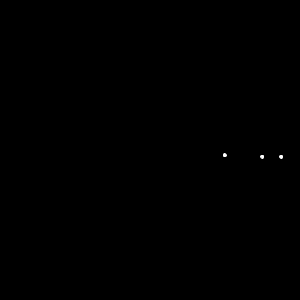
Frame 1 (no input)
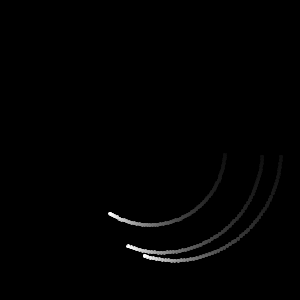
Frame 60 (the mouse pressed at the canvas centre just before this capture)
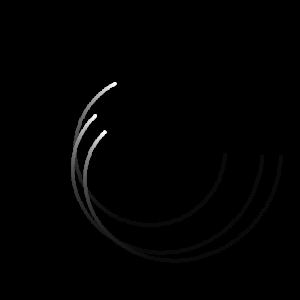
Frame 120 (the mouse held since frame 60 and released just before this capture)

The Processing sketch that drew these frames (run headless with seeded random() and noise(); from frame 60 on, the mouse is pressed at the canvas centre):

// Processing sketch: roattotototor
// ── roattotototor.pde
ArrayList<Rotator> rotators = new ArrayList<Rotator>();

void setup() {
  size(300, 300);
  Rotator parent = null;
  float cx, cy,r, ai, a;
  cx = width / 2;
  cy = height / 2;
  r = width / 4;
  a = 0;
  ai = TWO_PI / 180;
  
  for (int i = 0; i < 3; i++) {
    
    Rotator rot = new Rotator(cx, cy, r, a, ai, parent);
    rotators.add(rot);
    parent = rot;
    cx = rot.x;
    cy = rot.y;
    r *= 0.5;
    ai *= 0.5;
    
  }
  background(0);

}

void draw() {
  noStroke();
  fill(0,12);
  rect(0,0,width,height);
  stroke(255);
  fill(255);
  for (Rotator r : rotators) {
    r.update();
    r.draw();
  }
}
// ── classes.pde
class Rotator {
  float cx, cy;
  float x, y;
  float r;
  float a;
  float ai;
  Rotator parent = null;

  Rotator(float cx, float cy, float r, float a, float ai, Rotator parent) {
    this.cx = cx;
    this.cy = cy;
    this.r = r;
    this.a = a;
    this.ai = ai;
    this.parent = parent;
    update();
  }

  void update() {
    if (parent != null) {
      cx = parent.x;
      cy = parent.y;
    }

    a += ai;
    x = cx + r * cos(a);
    y = cy + r * sin(a);
  }

  void draw() {
    //float x,y;



    ellipse(x, y, 3, 3);
  }
}
